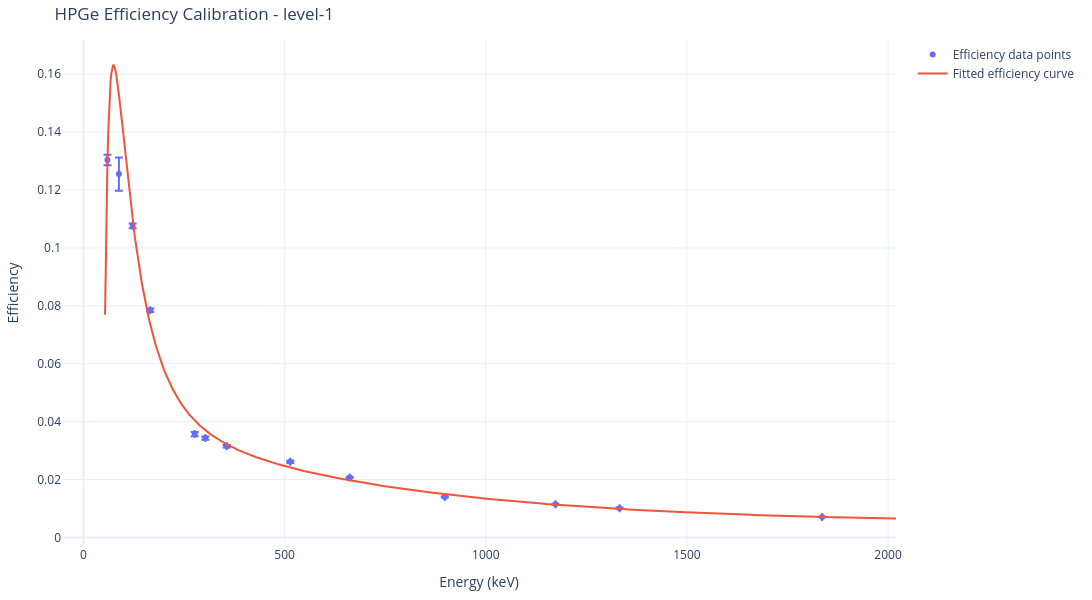
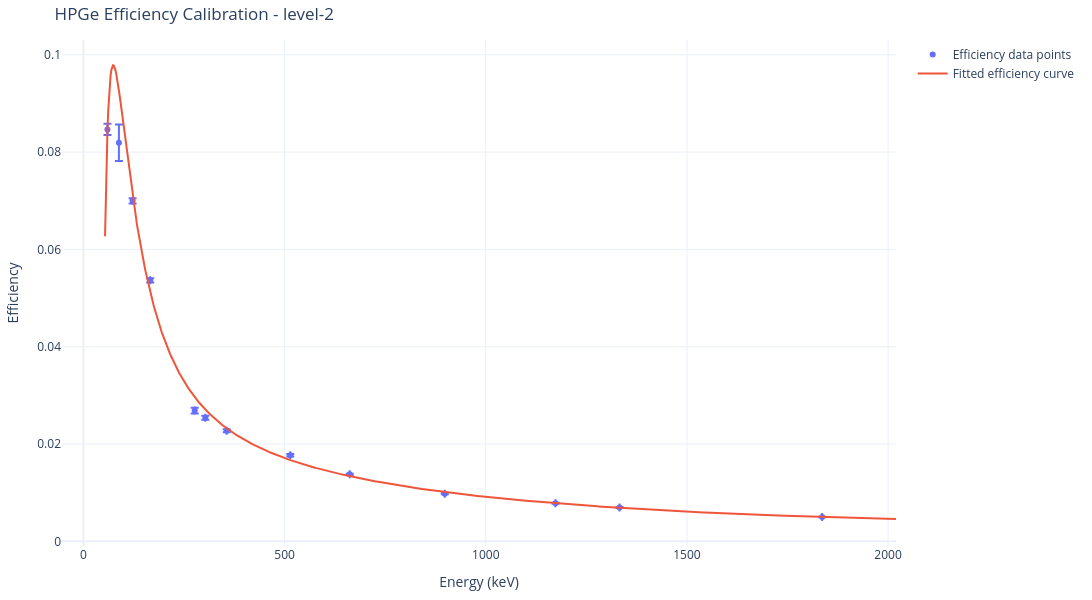
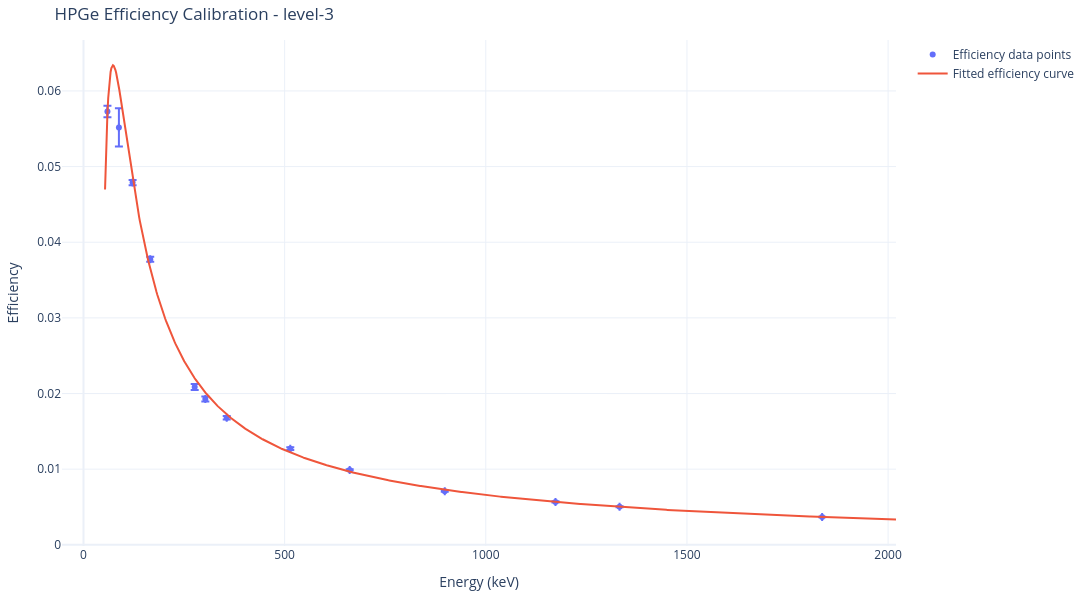
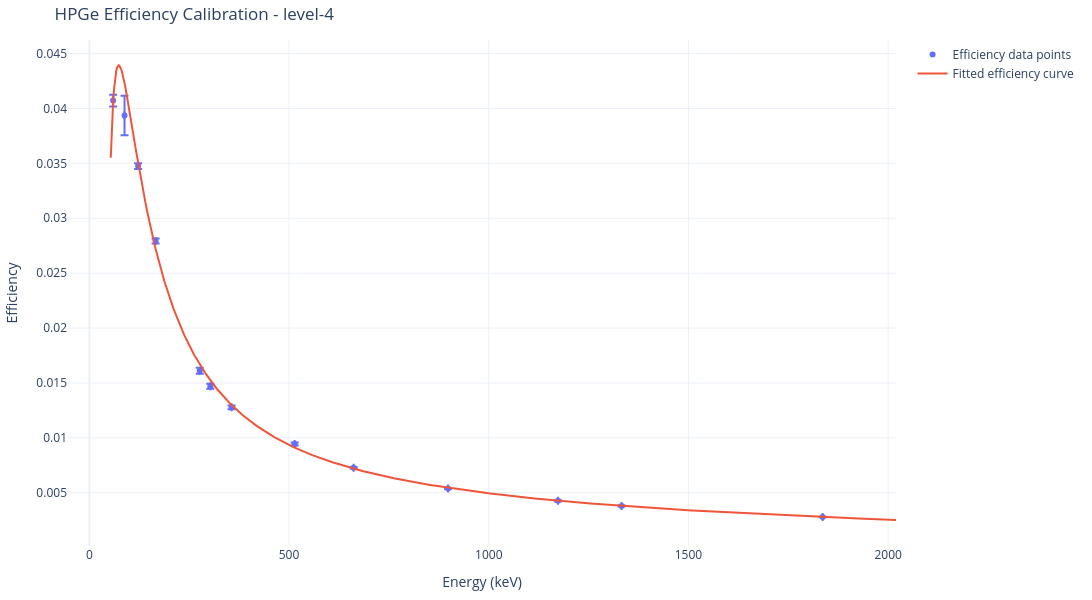

Notebook source saved alongside these figures, in order:
### Code cell
levels = np.linspace(1, 10, 10, dtype=int)

for level in levels:
    print(f'Processing calibration level: level-{level}')

    # and take roi_lower_keV and roi_upper_keV around each peak as list of tuples
    energy_ranges = list(zip(calib_source_data['roi_lower_keV'], calib_source_data['roi_upper_keV']))

    level_string = f'level-{level}'

    fitter = PeakFitter()
    res = fitter.process_file_multiple_peaks(
        filepath=f'../calibration-data/raw-data/calib-2025-default/{level_string}.txt',
        energy_ranges=energy_ranges,
        output_dir=f'../calibration-data/processed-data/calib-2025-default/{level_string}',
    )



    # since all the peaks are from the same spectra, we can extract time information from any fit result
    start_time = res[0].start_time
    real_time = res[0].real_time
    live_time = res[0].live_time

    # calculate reference activities at measurement start time
    data = calib_source_data.copy()

    # calculate peak activities by scaling reference activity with intensity
    ref_activities_Bq = unp.uarray(data.reference_activity_kBq, data.reference_activity_uncertainty_kBq) * 1e3  # Bq
    ref_peak_activities_Bq = ref_activities_Bq * unp.uarray(data.intensity, data.intensity_uncertainty) # Bq

    decay_time_s = start_time - data.reference_date
    # again, all peaks are from the same spectra
    decay_time_s = decay_time_s[0].total_seconds()

    half_lifes_s = unp.uarray(data.half_life_s, data.half_life_uncertainty_s)
    lambdas_s_inv = np.log(2) / half_lifes_s

    # reference peak activities at measurement start
    ref_peak_activities_at_measurement_start_Bq = ref_peak_activities_Bq * unp.exp(-lambdas_s_inv * decay_time_s)



    measured_peak_activities: list[ufloat] = []
    for peak_fit_result, decay_constant in zip(res, lambdas_s_inv):
        correction = (decay_constant * real_time) / (1 - unp.exp(-decay_constant * real_time)) # correction factor for decay during measurement (>1)
        mpa = (peak_fit_result.area / live_time) * correction
        # print(f'peak {peak_fit_result.centroid}, activity {mpa}, correction {correction}')
        measured_peak_activities.append(mpa)

    data['measured_peak_activity_Bq'] = measured_peak_activities
    data['efficiency'] = data.measured_peak_activity_Bq / ref_peak_activities_at_measurement_start_Bq

    # p320 = res[7] # peak at 320.0824 keV
    # p320_act = data.measured_peak_activity_Bq[7]
    # print(f'Peak at 320keV: centroid={p320.centroid}, area={p320.area}')
    # p303 = res[6] # peak at 303.37 keV
    # p303_act = data.measured_peak_activity_Bq[6]
    # print(f'Peak at 303keV: centroid={p303.centroid}, area={p303.area}')

    # # print area ratio
    # area_ratio = p320.area / p303.area
    # print(f'Area ratio 320keV / 303keV: {area_ratio}')
    # print(f'Activity ratio 320keV / 303keV: {p320_act / p303_act}')

    # fit efficiency model to data
    popt, pcov = curve_fit(
        efficiency_model,
        unp.nominal_values(data.peak_energy_keV),
        unp.nominal_values(data.efficiency),
        sigma=unp.std_devs(data.efficiency),
        absolute_sigma=True,
            )


    fig = go.Figure()
    fig.add_trace(go.Scatter(
        x=unp.nominal_values(data.peak_energy_keV),
        error_x=dict(
            type='data',
            array=unp.std_devs(data.peak_energy_keV),
            visible=True
        ),
        y=unp.nominal_values(data.efficiency),
        error_y=dict(
            type='data',
            array=unp.std_devs(data.efficiency),
            visible=True
        ),
        mode='markers',
        name='Efficiency data points'
    ))
    # add fitted curve
    energy_fit = np.linspace(min(data.peak_energy_keV)*0.9, max(data.peak_energy_keV)*1.1, 1000)
    efficiency_fit = efficiency_model(energy_fit, *popt)
    fig.add_trace(go.Scatter(
        x=energy_fit,
        y=efficiency_fit,
        mode='lines',
        name='Fitted efficiency curve'
    ))
    fig.update_layout(
        title=f'HPGe Efficiency Calibration - {level_string}',
        xaxis_title='Energy (keV)',
        yaxis_title='Efficiency',
        template='plotly_white',
        margin=dict(l=40, r=40, t=40, b=40),
        height=600,
        width=1200,
        )
    print(f'efficiency at 140keV: {efficiency_model(140, *popt)}')

    fig.write_image(f'../calibration-data/processed-data/calib-2025-default/{level_string}/efficiency_calibration_plot.png')
    fig.show()

### Figure 1 — Plotly figure (JSON) as saved in the notebook; plotly's stock layout.template omitted (floating-point values rounded to 4 significant figures; data arrays with more than 128 entries replaced by an {"elided": "..."} marker saying what was removed)
{"data": [{"error_x": {"array": [0.0, 0.0, 0.0, 0.0, 0.0, 0.0, 0.0, 0.0, 0.0, 0.0, 0.0, 0.0, 0.0], "type": "data", "visible": true}, "error_y": {"array": [0.001848, 0.005718, 0.0007949, 0.000637, 0.0007019, 0.000561, 0.0004217, 0.0003731, 0.0001782, 0.0001404, 0.0001636, 0.0001449, 7.038e-05], "type": "data", "visible": true}, "mode": "markers", "name": "Efficiency data points", "type": "scatter", "x": [59.54, 88.03, 122.1, 165.9, 276.4, 302.9, 356.0, 514.0, 661.7, 898.0, 1173.0, 1332.0, 1836.0], "y": [0.1304, 0.1255, 0.1076, 0.07848, 0.03569, 0.03431, 0.03149, 0.02612, 0.02073, 0.01396, 0.01146, 0.01011, 0.007073]}, {"mode": "lines", "name": "Fitted efficiency curve", "type": "scatter", "x": {"elided": "1000 float values"}, "y": {"elided": "1000 float values"}}], "layout": {"height": 600, "margin": {"b": 40, "l": 40, "r": 40, "t": 40}, "title": {"text": "HPGe Efficiency Calibration - level-1"}, "width": 1200, "xaxis": {"title": {"text": "Energy (keV)"}}, "yaxis": {"title": {"text": "Efficiency"}}}}

### Figure 2 — Plotly figure (JSON) as saved in the notebook; plotly's stock layout.template omitted (floating-point values rounded to 4 significant figures; data arrays with more than 128 entries replaced by an {"elided": "..."} marker saying what was removed)
{"data": [{"error_x": {"array": [0.0, 0.0, 0.0, 0.0, 0.0, 0.0, 0.0, 0.0, 0.0, 0.0, 0.0, 0.0, 0.0], "type": "data", "visible": true}, "error_y": {"array": [0.001151, 0.003733, 0.0005213, 0.0004358, 0.0006026, 0.0004139, 0.0003045, 0.000258, 0.0001221, 9.821e-05, 0.0001133, 0.0001012, 5.083e-05], "type": "data", "visible": true}, "mode": "markers", "name": "Efficiency data points", "type": "scatter", "x": [59.54, 88.03, 122.1, 165.9, 276.4, 302.9, 356.0, 514.0, 661.7, 898.0, 1173.0, 1332.0, 1836.0], "y": [0.08468, 0.08193, 0.06999, 0.05366, 0.02687, 0.02543, 0.02272, 0.0177, 0.01379, 0.0098, 0.007836, 0.006954, 0.00502]}, {"mode": "lines", "name": "Fitted efficiency curve", "type": "scatter", "x": {"elided": "1000 float values"}, "y": {"elided": "1000 float values"}}], "layout": {"height": 600, "margin": {"b": 40, "l": 40, "r": 40, "t": 40}, "title": {"text": "HPGe Efficiency Calibration - level-2"}, "width": 1200, "xaxis": {"title": {"text": "Energy (keV)"}}, "yaxis": {"title": {"text": "Efficiency"}}}}

### Figure 3 — Plotly figure (JSON) as saved in the notebook; plotly's stock layout.template omitted (floating-point values rounded to 4 significant figures; data arrays with more than 128 entries replaced by an {"elided": "..."} marker saying what was removed)
{"data": [{"error_x": {"array": [0.0, 0.0, 0.0, 0.0, 0.0, 0.0, 0.0, 0.0, 0.0, 0.0, 0.0, 0.0, 0.0], "type": "data", "visible": true}, "error_y": {"array": [0.0007658, 0.00252, 0.0003603, 0.0003211, 0.0004084, 0.000328, 0.0002289, 0.0001837, 9.032e-05, 7.226e-05, 8.349e-05, 7.299e-05, 3.727e-05], "type": "data", "visible": true}, "mode": "markers", "name": "Efficiency data points", "type": "scatter", "x": [59.54, 88.03, 122.1, 165.9, 276.4, 302.9, 356.0, 514.0, 661.7, 898.0, 1173.0, 1332.0, 1836.0], "y": [0.05728, 0.05518, 0.04788, 0.03775, 0.02086, 0.01926, 0.0168, 0.01271, 0.009906, 0.007096, 0.005672, 0.005024, 0.003684]}, {"mode": "lines", "name": "Fitted efficiency curve", "type": "scatter", "x": {"elided": "1000 float values"}, "y": {"elided": "1000 float values"}}], "layout": {"height": 600, "margin": {"b": 40, "l": 40, "r": 40, "t": 40}, "title": {"text": "HPGe Efficiency Calibration - level-3"}, "width": 1200, "xaxis": {"title": {"text": "Energy (keV)"}}, "yaxis": {"title": {"text": "Efficiency"}}}}

### Figure 4 — Plotly figure (JSON) as saved in the notebook; plotly's stock layout.template omitted (floating-point values rounded to 4 significant figures; data arrays with more than 128 entries replaced by an {"elided": "..."} marker saying what was removed)
{"data": [{"error_x": {"array": [0.0, 0.0, 0.0, 0.0, 0.0, 0.0, 0.0, 0.0, 0.0, 0.0, 0.0, 0.0, 0.0], "type": "data", "visible": true}, "error_y": {"array": [0.0005404, 0.001793, 0.0002567, 0.0002295, 0.000264, 0.0002324, 0.000173, 0.000136, 6.247e-05, 5.364e-05, 6.087e-05, 5.41e-05, 2.762e-05], "type": "data", "visible": true}, "mode": "markers", "name": "Efficiency data points", "type": "scatter", "x": [59.54, 88.03, 122.1, 165.9, 276.4, 302.9, 356.0, 514.0, 661.7, 898.0, 1173.0, 1332.0, 1836.0], "y": [0.04072, 0.03936, 0.03475, 0.02794, 0.01611, 0.01471, 0.01279, 0.009438, 0.007276, 0.005393, 0.004265, 0.003795, 0.0028]}, {"mode": "lines", "name": "Fitted efficiency curve", "type": "scatter", "x": {"elided": "1000 float values"}, "y": {"elided": "1000 float values"}}], "layout": {"height": 600, "margin": {"b": 40, "l": 40, "r": 40, "t": 40}, "title": {"text": "HPGe Efficiency Calibration - level-4"}, "width": 1200, "xaxis": {"title": {"text": "Energy (keV)"}}, "yaxis": {"title": {"text": "Efficiency"}}}}
